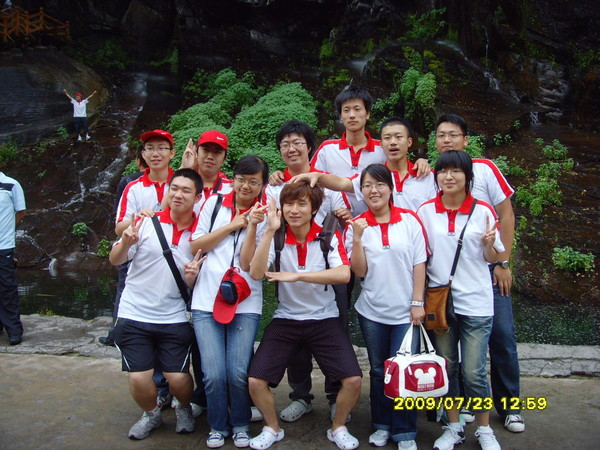
//> input picture Learning OpenCV/Test Resource/013.jpg, 600 x 450 px
$ ./Ch5_Ex5_3 '../Test Resource/013.jpg'   (built with g++ and OpenCV 4)
//> lines starting //> are read from the running program, lines starting //| are printed output that depends on the picture
//> further down, src is the input picture: 450 rows x 600 cols, CV_8UC3; mean B, G, R 75.4, 75.3, 81.1
#include <stdio.h>
#include <cv.h>
#include <highgui.h>

void sum_rgb( IplImage* src, IplImage* dst ) {
	// Allocate individual image planes.
	IplImage* r = cvCreateImage( cvGetSize(src), IPL_DEPTH_8U, 1 );
	IplImage* g = cvCreateImage( cvGetSize(src), IPL_DEPTH_8U, 1 );
	IplImage* b = cvCreateImage( cvGetSize(src), IPL_DEPTH_8U, 1 );

	// Temporary storage.
	IplImage* s = cvCreateImage( cvGetSize(src), IPL_DEPTH_32F, 1 );

	// Split image onto the color planes.
	cvSplit( src, r, g, b, NULL );
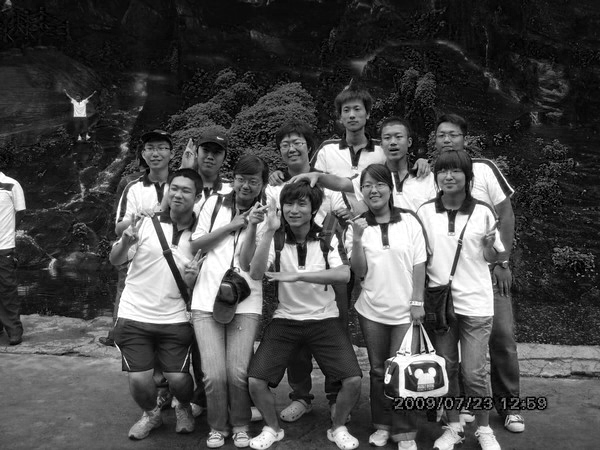
//> r: 450 rows x 600 cols, CV_8UC1; min 0, max 255, mean 75.4
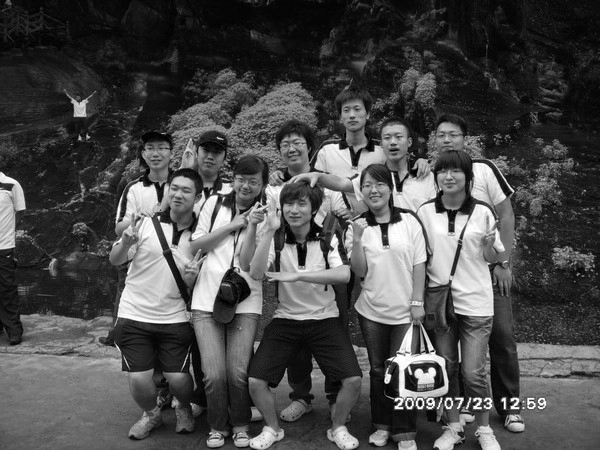
//> g: 450 rows x 600 cols, CV_8UC1; min 0, max 255, mean 75.3
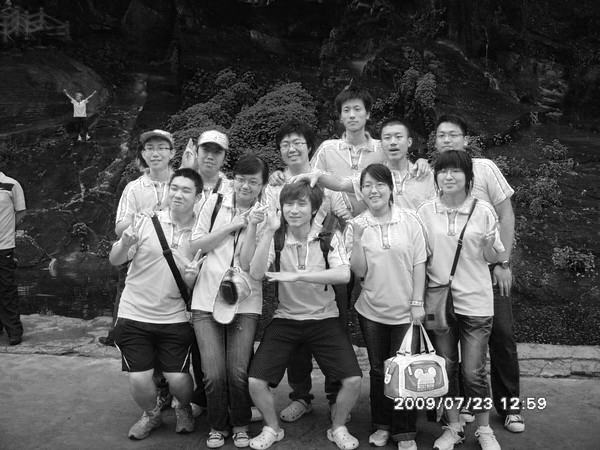
//> b: 450 rows x 600 cols, CV_8UC1; min 0, max 255, mean 81.1

	// Accumulate separate planes, combine and threshold
	cvZero( s );
	cvAcc( b, s );
	cvAcc( g, s );
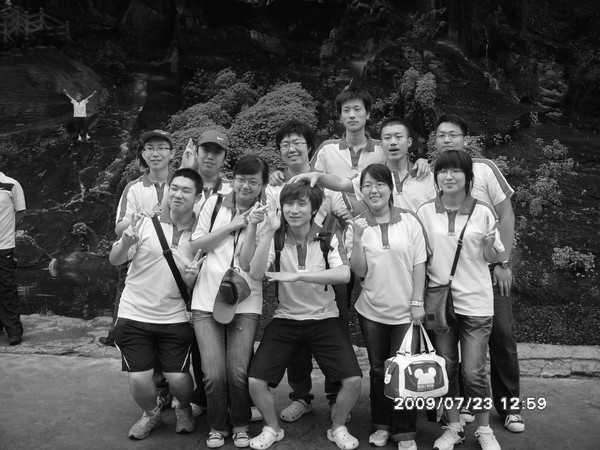
//> s: 450 rows x 600 cols, CV_32FC1; min 0, max 510, mean 156.4; drawn with min black and max white
	cvAcc( r, s );

	// Truncate values above 100 and rescale into dst
	cvThreshold( s, s, 100, 100, CV_THRESH_TRUNC );
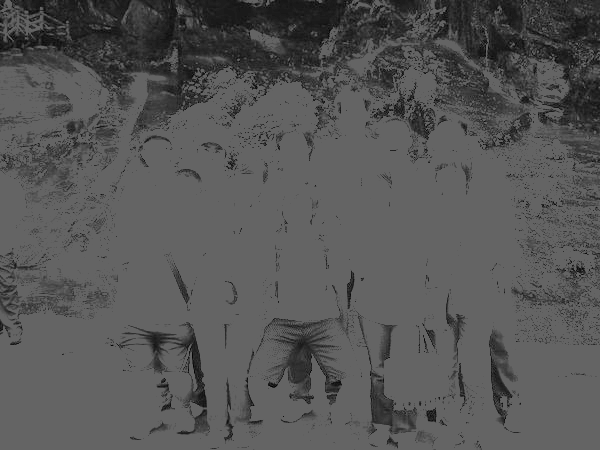
//> s: 450 rows x 600 cols, CV_32FC1; min 0, max 100, mean 86.1
	cvConvertScale( s, dst, 1, 0 );

	// Clean up resource
	cvReleaseImage( &r );
	cvReleaseImage( &g );
	cvReleaseImage( &b );
	cvReleaseImage( &s );
}

int main( int argc, char** argv )
{
	// Create a named window with the name of the file.
	cvNamedWindow( argv[1], CV_WINDOW_AUTOSIZE );

	// Load the image from the given file name.
	IplImage* src = cvLoadImage( argv[1] );
	IplImage* dst = cvCreateImage( cvGetSize(src), src->depth, 1 );
	sum_rgb( src, dst );

	// Show the image in the named window
	cvShowImage ( argv[1], dst );

	// Idle until the user hits the "Esc" key.
	while( 1 ) { if( (cvWaitKey( 10 )&0x7f) == 27 ) break; }
//> the Esc key is pressed

	// Clean up and don't be piggies
	cvDestroyWindow( argv[1] );
	cvReleaseImage( &src );
	cvReleaseImage( &dst );
}

$ run again, on Learning OpenCV/Test Resource/12.jpg
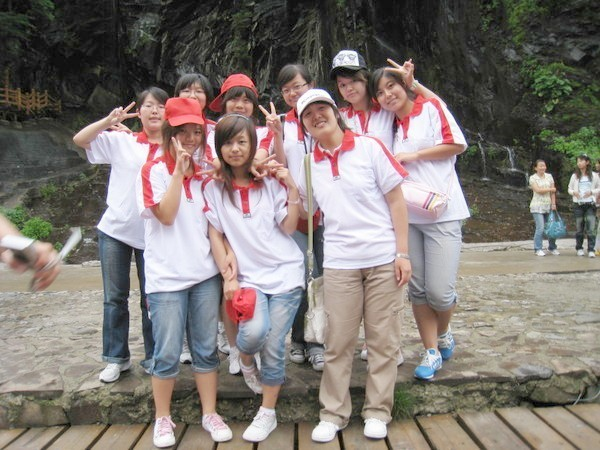
//> input picture Learning OpenCV/Test Resource/12.jpg, 600 x 450 px
//> src is the input picture: 450 rows x 600 cols, CV_8UC3; mean B, G, R 116.2, 121.2, 129.3
//> in sum_rgb, `cvSplit( src, r, g, b, NULL );`:
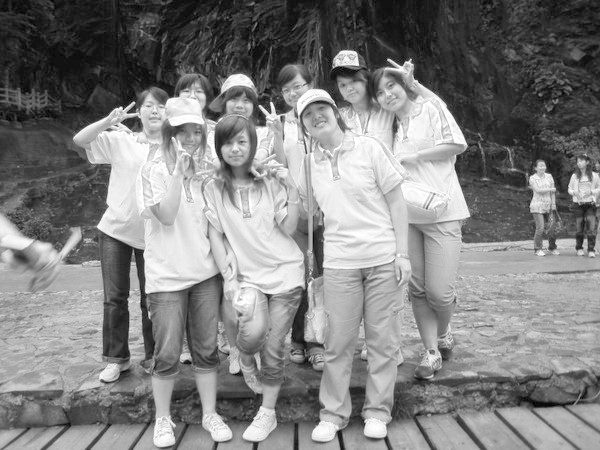
//> b: 450 rows x 600 cols, CV_8UC1; min 0, max 255, mean 129.3
//> in sum_rgb, `cvThreshold( s, s, 100, 100, CV_THRESH_TRUNC );`:
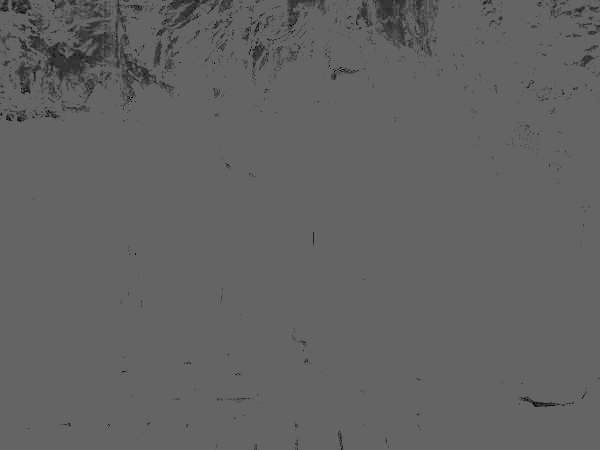
//> s: 450 rows x 600 cols, CV_32FC1; min 0, max 100, mean 98

$ run again, on Learning OpenCV/Test Resource/186.jpg
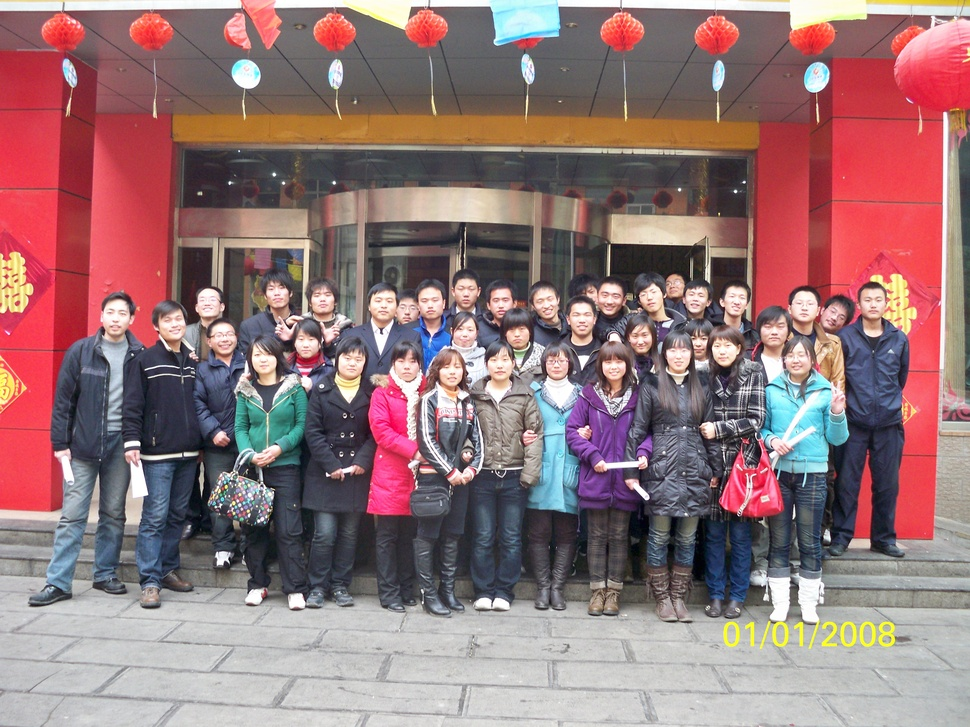
//> input picture Learning OpenCV/Test Resource/186.jpg, 970 x 727 px, shrunk from 3648 x 2736 before the run
//> src is the input picture: 727 rows x 970 cols, CV_8UC3; mean B, G, R 119.4, 117.3, 148.6
//> in sum_rgb, `cvSplit( src, r, g, b, NULL );`:
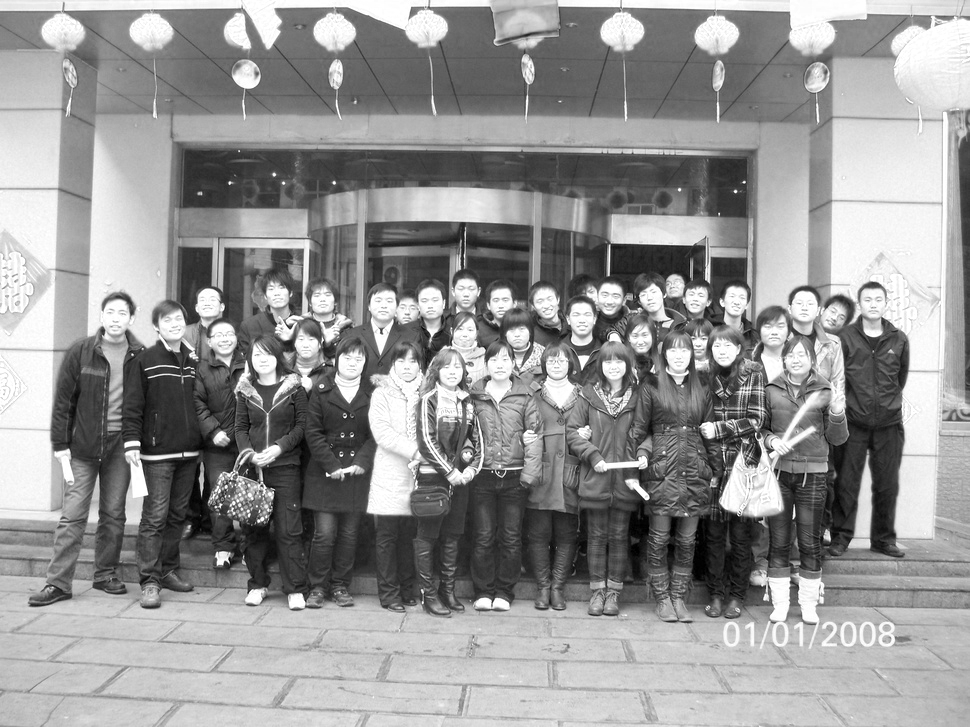
//> b: 727 rows x 970 cols, CV_8UC1; min 0, max 255, mean 148.6
//> in sum_rgb, `cvThreshold( s, s, 100, 100, CV_THRESH_TRUNC );`:
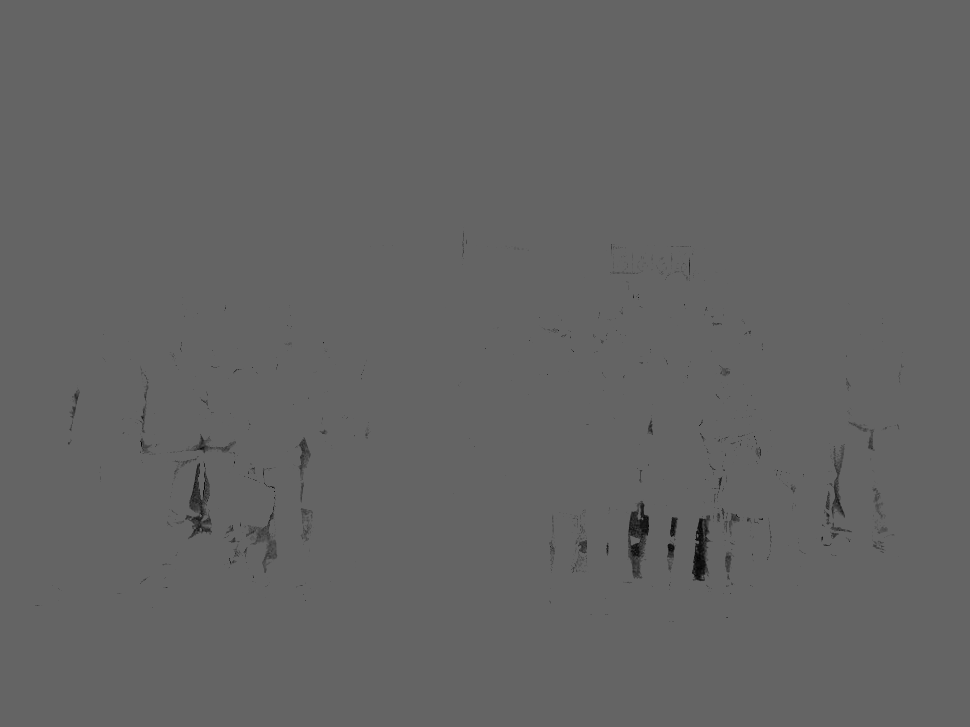
//> s: 727 rows x 970 cols, CV_32FC1; min 3, max 100, mean 99.6

$ run again, on Learning OpenCV/Test Resource/27.jpg
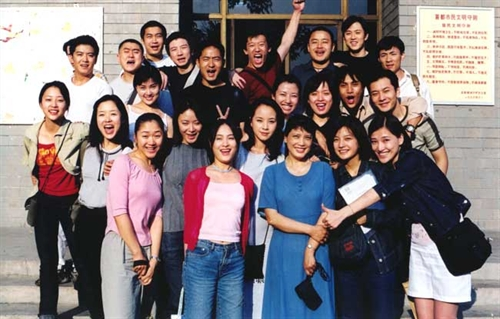
//> input picture Learning OpenCV/Test Resource/27.jpg, 500 x 319 px
//> src is the input picture: 319 rows x 500 cols, CV_8UC3; mean B, G, R 121.4, 119.2, 129.8
//> in sum_rgb, `cvSplit( src, r, g, b, NULL );`:
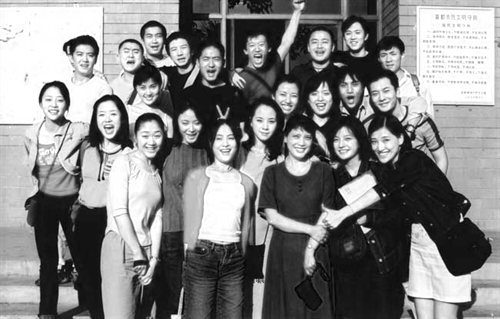
//> b: 319 rows x 500 cols, CV_8UC1; min 0, max 255, mean 129.8
//> in sum_rgb, `cvThreshold( s, s, 100, 100, CV_THRESH_TRUNC );`:
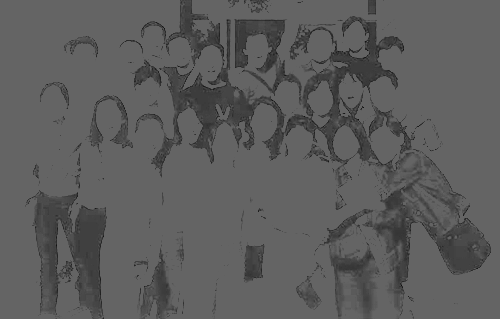
//> s: 319 rows x 500 cols, CV_32FC1; min 11, max 100, mean 92.8
